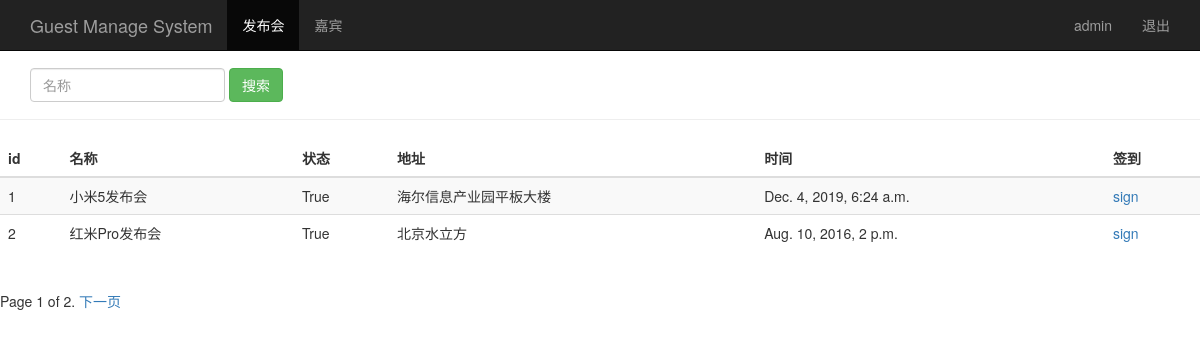
The page /event_manage/ (signed in) on the database its author committed.
### sign/models.py (models this page shows, shortened)
class Event(models.Model):
    name = models.CharField(max_length=100)                      # 发布会标题
    limit = models.IntegerField()                                # 参加人数
    status = models.BooleanField()                               # 状态
    address = models.CharField(max_length=200)                   # 地址
    start_time = models.DateTimeField('events time')             # 发布会时间
    creat_time = models.DateTimeField(auto_now=True)             # 创建时间(自动获取当前时间)

### sign/views.py (the view)
# urls.py: url(r'^event_manage/$', views.event_manage),
@login_required
def event_manage(request):
    event_list = Event.objects.all()
    username = request.session.get('user', '')  # ��ȡ�����session
    pageinator = Paginator(event_list, 2)
    page = request.GET.get('page')
    try:
        contacts = pageinator.page(page)
    except PageNotAnInteger:
        contacts = pageinator.page(1)
    except EmptyPage:
        contacts = pageinator.page(pageinator.num_pages)
    return render(request, "event_manage.html", {"user": username,
                                                 "events": contacts})

### sign/templates/event_manage.html (shortened to what this page needs)
<!DOCTYPE html>
<html lang="en">
<head>
    {% load bootstrap3 %}
    {% bootstrap_css %}
</head>
<body role="document">
    <nav class="navbar navbar-inverse navbar-fixed-top">
      <div class="container">
        <div class="navbar-header">
          <a class="navbar-brand" href="/event_manage/">Guest Manage System</a>
        </div>
        <div id="navbar" class="collapse navbar-collapse">
          <ul class="nav navbar-nav">
            <li class="active"><a href="#">发布会</a></li>
            <li><a href="/guest_manage/">嘉宾</a></li>
          </ul>
          <ul class="nav navbar-nav navbar-right">
           <li><a href="#">{{user}}</a></li>
           <li><a href="/logout/">退出</a></li>
         </ul>
        </div>
      </div>
    </nav>
 <div class="page-header" style="padding-top: 20px">
     <div id="navbar" class="navbar-collapse collapse">
         <form class="navbar-form" method="get" action="/search_name/">
            <div class="form-group">
              <input name="name" type="text" placeholder="名称" class="form-control">
            </div>
            <button type="submit" class="btn btn-success">搜索</button>
          </form>
     </div>
 </div>
    <div class="row" style="padding-top: 0px">
        <div class="col-md-12">
            <table class="table table-striped">
                <thead>
                <tr>
                    <th>id</th><th>名称</th><th>状态</th><th>地址</th><th>时间</th><th>签到</th>
                </tr>
                </thead>
                <tbody>
                {% for event in events %}
                <tr>
                    <td>{{ event.id }}</td>
                    <td>{{ event.name }}</td>
                    <td>{{ event.status }}</td>
                    <td>{{ event.address }}</td>
                    <td>{{ event.start_time }}</td>
                    <td><a href="/sign_index/{{ event.id }}/"  target="{{ event.id }}_blank">sign</a></td>
                </tr>
                {% endfor %}
                </tbody>
            </table>
        </div>
    </div>
    <div class="pagination">
      <span class="step-links">
          <span class="current">
            Page {{ events.number }} of {{ events.paginator.num_pages }}.
          </span>
        {% if events.has_next %}
          {% if name %}
            <a href="?name={{ name }}&page={{ events.next_page_number }}">下一页</a>
          {% else %}
           <a href="?page={{ events.next_page_number }}">下一页</a>
          {% endif %}
        {% endif %}
      </span>
    </div>
</body>
</html>

### rows shown on the page
Event: id "1", name "小米5发布会", status "True", address "海尔信息产业园平板大楼", start_time "Dec. 4, 2019, 6:24 a.m."
Event: id "2", name "红米Pro发布会", status "True", address "北京水立方", start_time "Aug. 10, 2016, 2 p.m."

### other values the page prints
{{ user }} "admin"
{{ events.number }} "1"
{{ events.paginator.num_pages }} "2"
